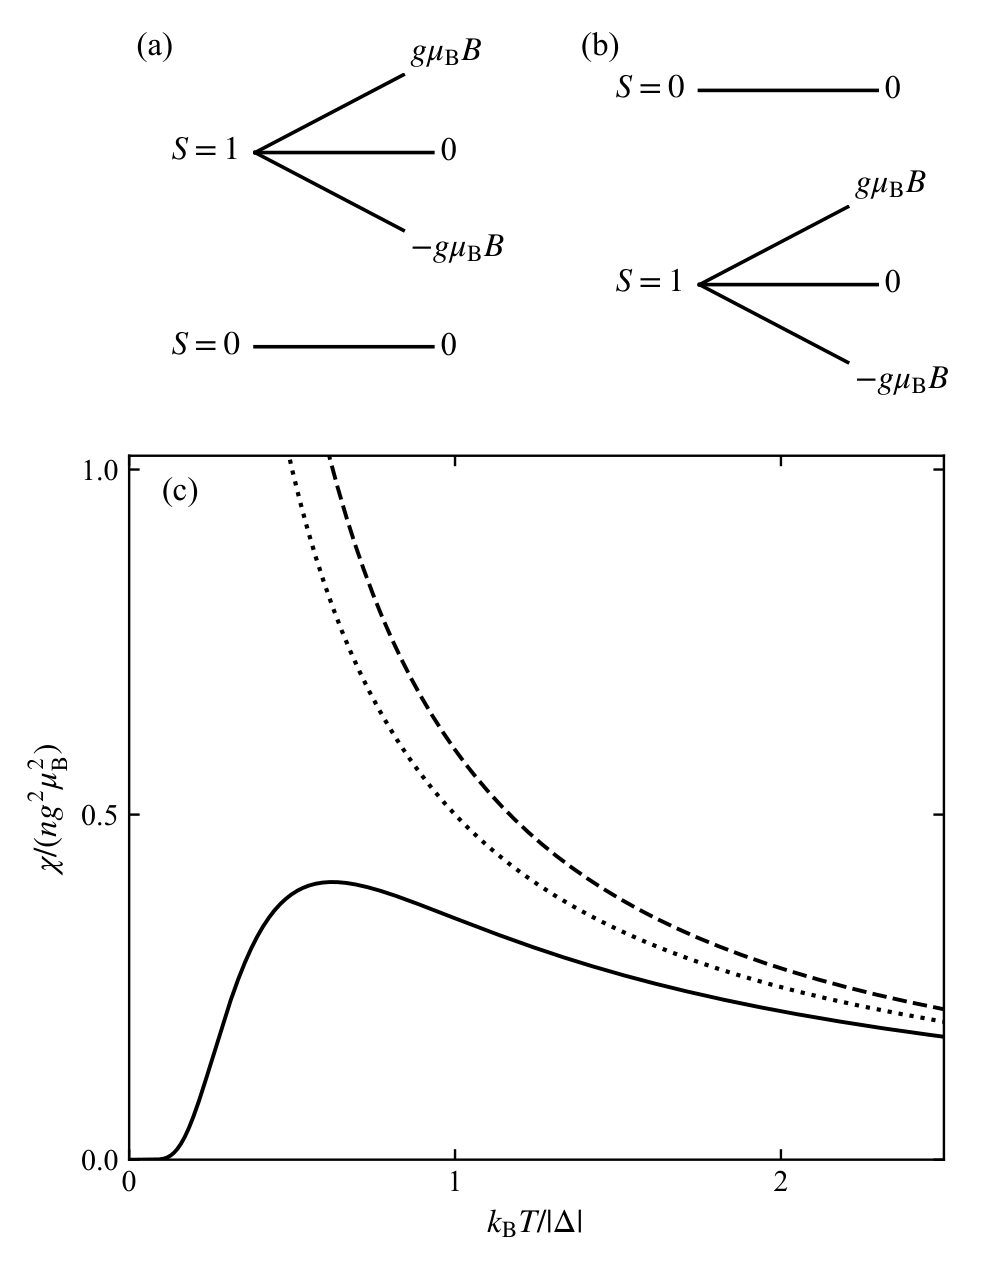

Reproduce this figure in Python.
# -*- coding: utf-8 -*-
# 图 4.6 单态-三重态模型：(a) Δ>0, (b) Δ<0 的塞曼分裂；(c) 磁化率
# χ = (2ng²μ_B²/k_BT)/(3+exp(Δ/k_BT))（Bleaney–Bowers 型公式）
import sys
sys.path.insert(0, r'E:\AI整理书籍\磁学\book\fig_src')
from mplstyle import save_fig
import matplotlib.pyplot as plt
import numpy as np

fig = plt.figure(figsize=(4.6, 5.9))
gs = fig.add_gridspec(2, 2, height_ratios=[0.8, 1.45], hspace=0.10,
                      left=0.13, right=0.95, top=0.99, bottom=0.09)
axa = fig.add_subplot(gs[0, 0])
axb = fig.add_subplot(gs[0, 1])
axc = fig.add_subplot(gs[1, :])

for ax in (axa, axb):
    ax.set_xlim(0, 1)
    ax.set_ylim(0, 1)
    ax.axis('off')

# ---------------- (a) Δ > 0 : S=0 ground state ----------------
o = (0.34, 0.64)
axa.plot([o[0], 0.74], [o[1], 0.84], 'k-', lw=1.2)
axa.plot([o[0], 0.82], [o[1], o[1]], 'k-', lw=1.2)
axa.plot([o[0], 0.74], [o[1], 0.44], 'k-', lw=1.2)
axa.text(0.76, 0.85, r'$g\mu_\mathrm{B}B$', ha='left', va='bottom')
axa.text(0.84, o[1], '0', ha='left', va='center')
axa.text(0.76, 0.43, r'$-g\mu_\mathrm{B}B$', ha='left', va='top')
axa.text(0.30, o[1], '$S=1$', ha='right', va='center')
axa.plot([o[0], 0.82], [0.14, 0.14], 'k-', lw=1.2)
axa.text(0.30, 0.14, '$S=0$', ha='right', va='center')
axa.text(0.84, 0.14, '0', ha='left', va='center')
axa.text(0.02, 0.95, '(a)', ha='left', va='top')

# ---------------- (b) Δ < 0 : S=1 ground state ----------------
o = (0.34, 0.30)
axb.plot([o[0], 0.82], [0.80, 0.80], 'k-', lw=1.2)
axb.text(0.30, 0.80, '$S=0$', ha='right', va='center')
axb.text(0.84, 0.80, '0', ha='left', va='center')
axb.plot([o[0], 0.74], [o[1], 0.50], 'k-', lw=1.2)
axb.plot([o[0], 0.82], [o[1], o[1]], 'k-', lw=1.2)
axb.plot([o[0], 0.74], [o[1], 0.10], 'k-', lw=1.2)
axb.text(0.76, 0.51, r'$g\mu_\mathrm{B}B$', ha='left', va='bottom')
axb.text(0.84, o[1], '0', ha='left', va='center')
axb.text(0.76, 0.09, r'$-g\mu_\mathrm{B}B$', ha='left', va='top')
axb.text(0.30, o[1], '$S=1$', ha='right', va='center')
axb.text(0.02, 0.95, '(b)', ha='left', va='top')

# ---------------- (c) susceptibility ----------------
x = np.linspace(0.01, 2.5, 3000)
y_plus = 2.0 / (x * (3.0 + np.exp(1.0 / x)))     # Δ>0
y_zero = 0.5 / x                                  # Δ=0
y_minus = 2.0 / (x * (3.0 + np.exp(-1.0 / x)))   # Δ<0

axc.axhline(0, color='k', lw=0.0)  # keep frame complete
axc.plot(x, y_plus, 'k-', lw=1.3, label=r'$\Delta>0$')
axc.plot(x, y_zero, 'k:', lw=1.4, label=r'$\Delta=0$')
axc.plot(x, y_minus, 'k--', lw=1.3, label=r'$\Delta<0$')
ipk = np.argmax(y_plus)
print('peak of Δ>0 curve: y=%.3f at kBT/|Δ|=%.3f' % (y_plus[ipk], x[ipk]))
print('Δ>0 at x=2.5: %.3f ; Δ=0 at 1: %.3f, at 2.5: %.3f ; Δ<0 at 1: %.3f'
      % (y_plus[-1], y_zero[np.argmin(abs(x-1))], y_zero[-1],
         y_minus[np.argmin(abs(x-1))]))

axc.set_xlim(0, 2.5)
axc.set_ylim(0, 1.02)
axc.set_xticks([0, 1, 2])
axc.set_yticks([0.0, 0.5, 1.0])
axc.set_xlabel(r'$k_\mathrm{B}T/|\Delta|$')
axc.set_ylabel(r'$\chi/(ng^2\mu_\mathrm{B}^2)$')
axc.text(0.04, 0.97, '(c)', transform=axc.transAxes, ha='left', va='top')

save_fig(fig, 'ch4', 'fig4_06')
